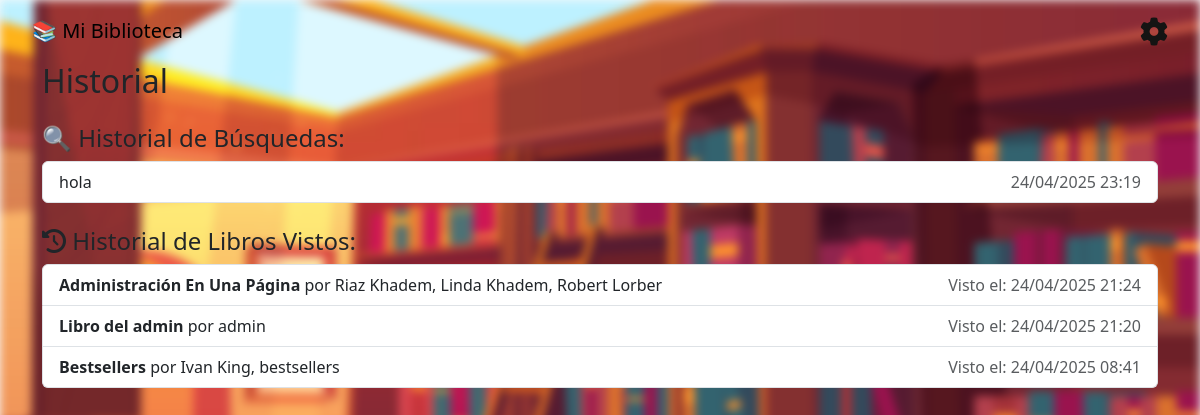
/historial/ (signed in), run on the app's committed database.
### modulo/models.py (models this page shows, shortened)
class HistorialBusqueda(models.Model):
    usuario = models.ForeignKey(User, on_delete=models.CASCADE)
    termino = models.CharField(max_length=255)
    fecha = models.DateTimeField(auto_now_add=True)

class LibroVisto(models.Model):
    usuario = models.ForeignKey(User, on_delete=models.CASCADE)
    titulo = models.CharField(max_length=255)
    autor = models.CharField(max_length=255)
    link = models.URLField(blank=True, null=True)
    portada = models.URLField(blank=True, null=True)
    fecha_visto = models.DateTimeField(auto_now_add=True)
    class Meta:
        unique_together = ('usuario', 'titulo', 'autor')

### modulo/views.py (the view)
# urls.py: path('historial/', views.historial, name='historial_vistos'),
@login_required
def historial(request):
    historial_busqueda = HistorialBusqueda.objects.filter(usuario=request.user).order_by('-fecha')
    historial_vistos = LibroVisto.objects.filter(usuario=request.user).order_by('-fecha_visto')
    context = {
        'historial_busqueda': historial_busqueda,
        'historial_vistos': historial_vistos,
    }
    return render(request, 'modulo/historial.html', context)

### modulo/templates/modulo/historial.html (shortened to what this page needs)
{% extends 'modulo/base.html' %}
{% block content %}
    <h2>Historial</h2>
    <h4 class="mt-4">🔍 Historial de Búsquedas:</h4>
    {% if historial_busqueda %}
        <ul class="list-group">
            {% for h in historial_busqueda %}
                <li class="list-group-item">
                    {{ h.termino }}
                    <span class="text-muted float-end">{{ h.fecha|date:"SHORT_DATETIME_FORMAT" }}</span>
                </li>
            {% empty %}
                <li class="list-group-item">No hay búsquedas recientes.</li>
            {% endfor %}
        </ul>
    {% else %}
        <p>No hay historial de búsquedas.</p>
    {% endif %}
    <h4 class="mt-4"><i class="fas fa-history"></i> Historial de Libros Vistos:</h4>
    {% if historial_vistos %}
        <ul class="list-group">
            {% for libro_visto in historial_vistos %}
                <li class="list-group-item">
                    <strong>{{ libro_visto.titulo }}</strong> por {{ libro_visto.autor }}
                    <span class="text-muted float-end">Visto el: {{ libro_visto.fecha_visto|date:"d/m/Y H:i" }}</span>
                </li>
            {% endfor %}
        </ul>
    {% else %}
        <p>No has visto ningún libro recientemente.</p>
    {% endif %}
{% endblock %}

### modulo/static/modulo/css/base.css (style rules this page uses)
body { position: relative; }
body::before { content: ""; position: fixed; top: 0; left: 0; width: 100%; height: 100%; background-image: url('../img/1722.jpg'); background-size: cover; filter: blur(5px); z-index: -1; }

### data on the page
HistorialBusqueda: termino "hola", fecha "24/04/2025 23:19"
LibroVisto: titulo "Administración En Una Página", autor "Riaz Khadem, Linda Khadem, Robert Lorber", fecha_visto "24/04/2025 21:24"
LibroVisto: titulo "Libro del admin", autor "admin", fecha_visto "24/04/2025 21:20"
LibroVisto: titulo "Bestsellers", autor "Ivan King, bestsellers", fecha_visto "24/04/2025 08:41"
